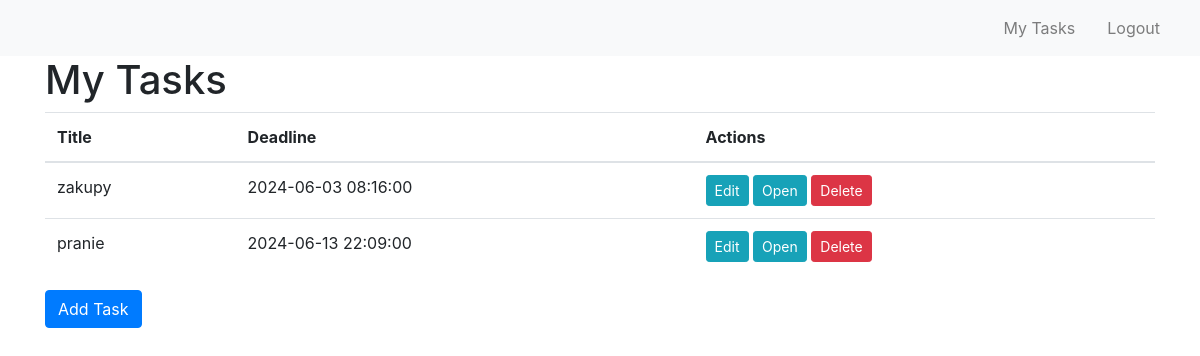
The page /tasks (signed in) on the database its author committed.
### app/models.py (models this page shows)
class Task(db.Model):
    id = db.Column(db.Integer, primary_key=True)
    title = db.Column(db.String(150), nullable=False)
    description = db.Column(db.Text, nullable=True)
    deadline = db.Column(db.DateTime, nullable=True)
    user_id = db.Column(db.Integer, db.ForeignKey('user.id'), nullable=False)

### app/blueprints/tasks.py (the view)
@tasks_bp.route('/tasks')
@login_required
def list_tasks():
    tasks = Task.query.filter_by(user_id=current_user.id).all()
    return render_template('list_tasks.html', tasks=tasks)

### app/__init__.py (called while the page is built)
def create_app():
    app = Flask(__name__)
    app.config.from_object(Config)
    db.init_app(app)
    login_manager.init_app(app)
    login_manager.login_view = 'auth.log_in'
    from app.blueprints.auth import auth_bp
    from app.blueprints.tasks import tasks_bp
    from app.blueprints.admin import admin_bp
    app.register_blueprint(auth_bp)
    app.register_blueprint(tasks_bp)
    app.register_blueprint(admin_bp)
    from app.models import User
    @login_manager.user_loader
    def load_user(user_id):
        return User.query.get(int(user_id))
    return app

### app/templates/list_tasks.html (shortened to what this page needs)
{% extends 'base.html' %}
{% block content %}
<h1>My Tasks</h1>
<table class="table">
    <thead>
        <tr>
            <th>Title</th>
            <th>Deadline</th>
            <th>Actions</th>
        </tr>
    </thead>
    <tbody>
        {% for task in tasks %}
        <tr>
            <td>{{ task.title }}</td>
            <td>{{ task.deadline }}</td>
            <td>
                <a href="{{ url_for('tasks.edit_task', task_id=task.id) }}" class="btn btn-sm btn-info">Edit</a>
                <a href="{{ url_for('tasks.open_task', task_id=task.id) }}" class="btn btn-sm btn-info">Open</a>
                <form action="{{ url_for('tasks.delete_task', task_id=task.id) }}" method="POST" style="display: inline;">
                    <button type="submit" class="btn btn-sm btn-danger">Delete</button>
                </form>
            </td>
        </tr>
        {% endfor %}
    </tbody>
</table>
<a href="{{ url_for('tasks.create_task') }}" class="btn btn-primary">Add Task</a>
{% endblock %}

### rows shown on the page
Task: title "zakupy", deadline "2024-06-03 08:16:00"
Task: title "pranie", deadline "2024-06-13 22:09:00"
